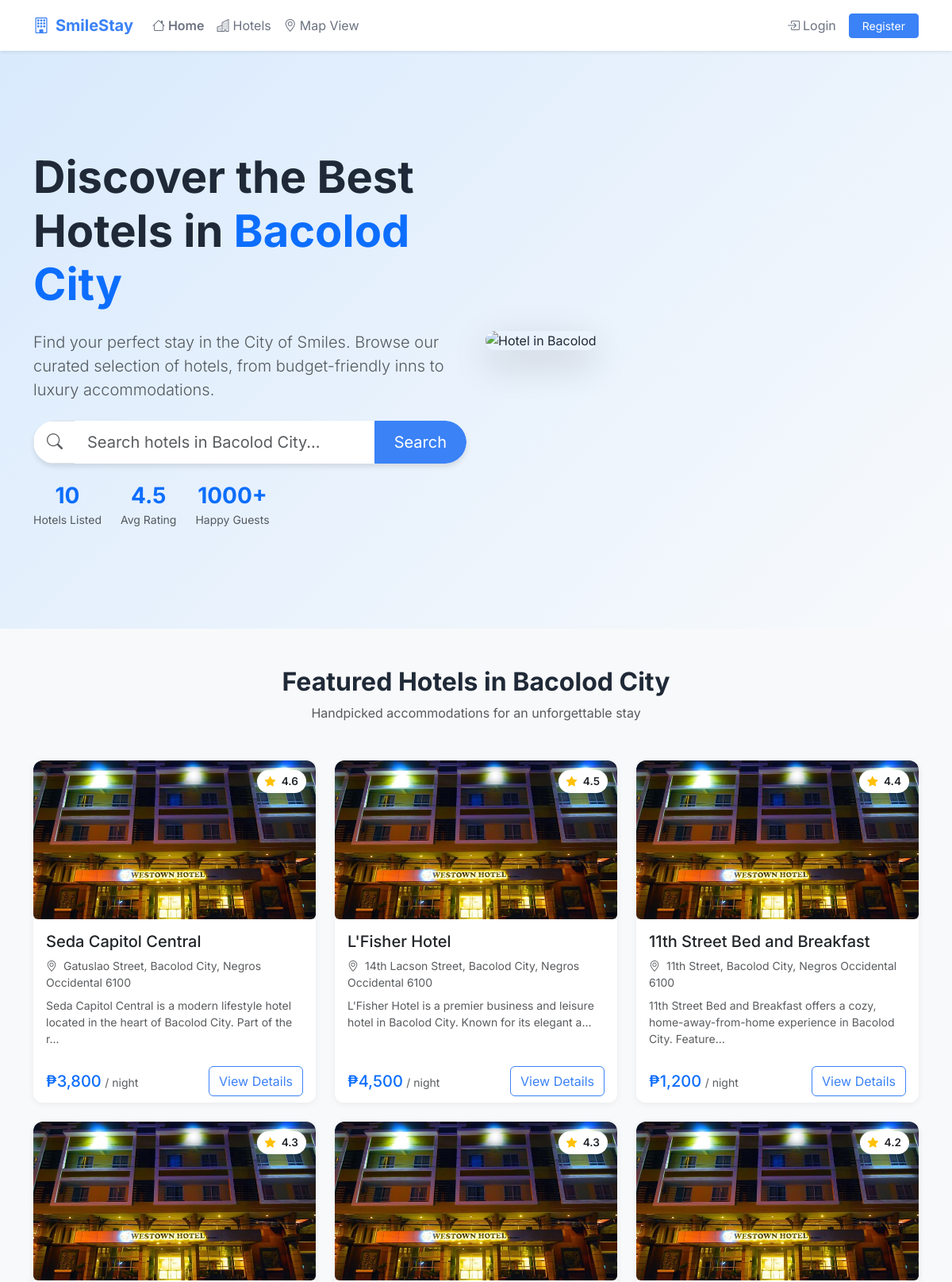
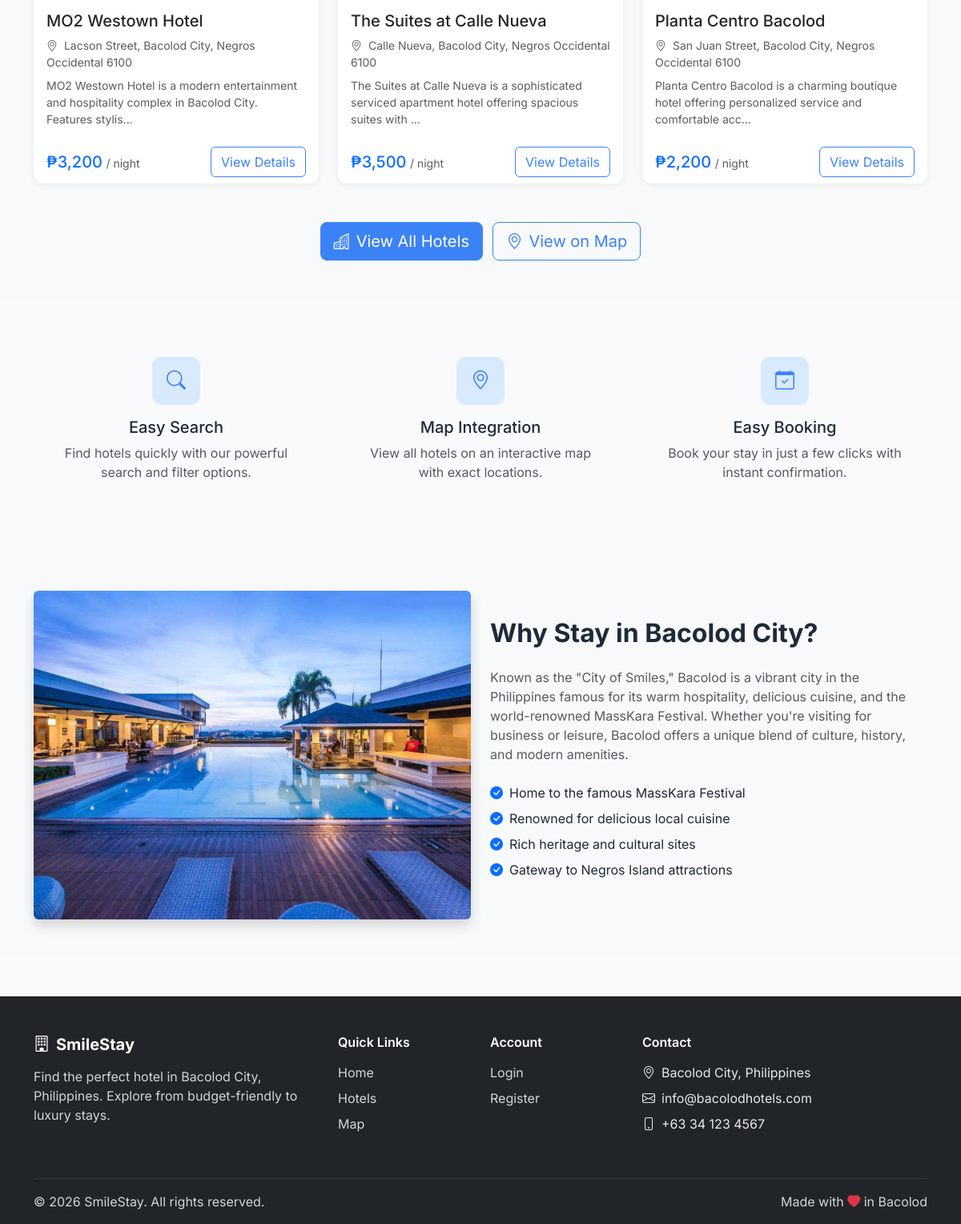
The page / on the database its author committed (2 pictures, top to bottom).
### tables this page shows
CREATE TABLE IF NOT EXISTS hotels (
id INT AUTO_INCREMENT PRIMARY KEY,
hotel_name VARCHAR(150) NOT NULL,
location VARCHAR(255) NOT NULL,
latitude DECIMAL(10, 8) NOT NULL,
longitude DECIMAL(11, 8) NOT NULL,
description TEXT,
price_per_night DECIMAL(10, 2) NOT NULL,
image VARCHAR(255) DEFAULT 'default_hotel.jpg',
amenities TEXT,
rating DECIMAL(2, 1) DEFAULT 0,
status ENUM('active', 'inactive') DEFAULT 'active',
created_at TIMESTAMP DEFAULT CURRENT_TIMESTAMP,
updated_at TIMESTAMP DEFAULT CURRENT_TIMESTAMP ON UPDATE
CURRENT_TIMESTAMP
);

### app/controllers/HotelController.php (called while the page is built, shortened)
<?php
class HotelController {
    private $hotelModel;
    public function __construct() {
        $this->hotelModel = new Hotel();
    }
    public function home() {
        $featuredHotels = $this->hotelModel->getFeatured(6);
        $totalHotels = $this->hotelModel->getCount();
        include APP_PATH . '/views/home.php';
    }
}

### public/index.php (called while the page is built, shortened)
<?php
require_once APP_PATH . '/models/User.php';
require_once APP_PATH . '/models/Hotel.php';
require_once BASE_PATH . '/routes/web.php';

### config/database.php (called while the page is built, shortened)
<?php
class Database {
private static $instance = null;
private $connection;
private function __construct() {
try {
$dsn = "mysql:host=" . DB_HOST . ";dbname=" . DB_NAME . ";charset=utf8mb4";
$options = [
PDO::ATTR_ERRMODE => PDO::ERRMODE_EXCEPTION,
PDO::ATTR_DEFAULT_FETCH_MODE => PDO::FETCH_ASSOC,
PDO::ATTR_EMULATE_PREPARES => false,
];
$this->connection = new PDO($dsn, DB_USER, DB_PASS, $options);
} catch (PDOException $e) {
die("Database Connection Failed: " . $e->getMessage());
}
}
public static function getInstance() {
if (self::$instance === null) {
self::$instance = new self();
}
return self::$instance;
}
public function getConnection() {
return $this->connection;
}
}

### app/models/Hotel.php (called while the page is built, shortened)
<?php
class Hotel {
    private $db;
    private $table = 'hotels';
    public function __construct() {
        $this->db = Database::getInstance()->getConnection();
    }
    private function getUploadedHotelImages(): array
    {
        static $files = null;
        if ($files !== null) {
            return $files;
        }
        $dir = PUBLIC_PATH . '/uploads/hotels/';
        $matched = glob($dir . '*.{jpg,jpeg,png,webp,gif}', GLOB_BRACE);
        $files = [];
        foreach ($matched ?: [] as $path) {
            $files[] = basename($path);
        }
        return $files;
    }
    private function normalizeKey(string $value): string
    {
        $value = strtolower($value);
        return preg_replace('/[^a-z0-9]+/', '', $value);
    }
    private function normalizeConsonants(string $value): string
    {
        $key = $this->normalizeKey($value);
        return preg_replace('/[aeiou]/', '', $key);
    }
    private function resolveImageFilename(?string $image, string $hotelName = ''): string
    {
        $fallback = 'westown.jpg';
        $value = trim((string) $image);
        $files = $this->getUploadedHotelImages();
        $value = str_replace('\\', '/', $value);
        $value = basename($value);
        $exact = $this->normalizeKey(pathinfo($value, PATHINFO_FILENAME));
        foreach ($files as $file) {
            $stem = pathinfo($file, PATHINFO_FILENAME);
        }
        $consonants = $this->normalizeConsonants(pathinfo($value, PATHINFO_FILENAME));
        foreach ($files as $file) {
            $stemConsonants = $this->normalizeConsonants(pathinfo($file, PATHINFO_FILENAME));
        }
        $best = null;
        $bestScore = PHP_INT_MAX;
        foreach ($files as $file) {
            $stem = $this->normalizeKey(pathinfo($file, PATHINFO_FILENAME));
            $score = levenshtein($exact, $stem);
            if ($score < $bestScore) {
                $bestScore = $score;
                $best = $file;
            }
        }
        if ($best !== null && $bestScore <= 3) {
            return $best;
        }
        if (in_array($fallback, $files, true)) {
            return $fallback;
        }
        return $files[0];
    }
    private function hydrateImageRow($row) {
        $row['image'] = $this->resolveImageFilename($row['image'] ?? '', (string) ($row['hotel_name'] ?? ''));
        return $row;
    }
    private function hydrateImageRows(array $rows): array
    {
        return $rows;
    }
    public function getFeatured($limit = 6) {
        $stmt = $this->db->prepare(
            "SELECT * FROM {$this->table}
             WHERE status = 'active'
             ORDER BY rating DESC
             LIMIT ?"
        );
        $stmt->execute([$limit]);
        return $this->hydrateImageRows($stmt->fetchAll());
    }
    public function getCount() {
        $stmt = $this->db->query("SELECT COUNT(*) FROM {$this->table} WHERE status = 'active'");
        return $stmt->fetchColumn();
    }
}

### app/views/home.php (the view, shortened to what this page needs)
<?php include APP_PATH . '/views/layouts/header.php'; ?>
<section class="hero-section">
    <div class="container">
        <div class="row align-items-center min-vh-75">
            <div class="col-lg-6">
                <h1 class="display-4 fw-bold mb-4">
                    Discover the Best Hotels in <span class="text-primary">Bacolod City</span>
                </h1>
                <p class="lead text-muted mb-4">
                    Find your perfect stay in the City of Smiles. Browse our curated selection of hotels, from budget-friendly inns to luxury accommodations.
                </p>
                <form action="<?= APP_URL ?>/hotels" method="GET" class="search-form">
                    <div class="input-group input-group-lg">
                        <span class="input-group-text bg-white border-end-0">
                            <i class="bi bi-search text-muted"></i>
                        </span>
                        <input type="text" name="search" class="form-control border-start-0"
                               placeholder="Search hotels in Bacolod City...">
                        <button type="submit" class="btn btn-primary px-4">Search</button>
                    </div>
                </form>
                <div class="mt-4 d-flex gap-4">
                    <div class="text-center">
                        <h3 class="fw-bold text-primary mb-0"><?= $totalHotels ?></h3>
                        <small class="text-muted">Hotels Listed</small>
                    </div>
                    <div class="text-center">
                        <h3 class="fw-bold text-primary mb-0">4.5</h3>
                        <small class="text-muted">Avg Rating</small>
                    </div>
                    <div class="text-center">
                        <h3 class="fw-bold text-primary mb-0">1000+</h3>
                        <small class="text-muted">Happy Guests</small>
                    </div>
                </div>
            </div>
            <div class="col-lg-6 d-none d-lg-block">
                <div class="hero-image">
                    <img src="https://images.unsplash.com/photo-1566073771259-6a8506099945?w=800"
                         alt="Hotel in Bacolod" class="img-fluid rounded-4 shadow-lg">
                </div>
            </div>
        </div>
    </div>
</section>
<section class="py-5 bg-light">
    <div class="container">
        <div class="text-center mb-5">
            <h2 class="fw-bold">Featured Hotels in Bacolod City</h2>
            <p class="text-muted">Handpicked accommodations for an unforgettable stay</p>
        </div>
        <div class="row g-4">
            <?php foreach ($featuredHotels as $hotel): ?>
                <div class="col-md-6 col-lg-4">
                    <div class="card hotel-card h-100">
                        <div class="hotel-card-img">
                           <img src="<?= APP_URL ?>/uploads/hotels/<?= $hotel['image'] ?? 'default.jpg' ?>"
     onerror="this.onerror=null;this.src='<?= APP_URL ?>/uploads/hotels/default.jpg';"
     class="card-img-top img-fluid rounded shadow"
     alt="<?= htmlspecialchars($hotel['hotel_name']) ?>">
                            <div class="hotel-rating">
                                <i class="bi bi-star-fill text-warning me-1"></i>
                                <?= number_format($hotel['rating'], 1) ?>
                            </div>
                        </div>
                        <div class="card-body">
                            <h5 class="card-title"><?= htmlspecialchars($hotel['hotel_name']) ?></h5>
                            <p class="text-muted small mb-2">
                                <i class="bi bi-geo-alt me-1"></i>
                                <?= htmlspecialchars($hotel['location']) ?>
                            </p>
                            <p class="card-text text-muted small">
                                <?= substr(htmlspecialchars($hotel['description']), 0, 100) ?>...
                            </p>
                        </div>
                        <div class="card-footer bg-white border-0">
                            <div class="d-flex justify-content-between align-items-center">
                                <div>
                                    <span class="h5 text-primary mb-0">₱<?= number_format($hotel['price_per_night'], 0) ?></span>
                                    <small class="text-muted">/ night</small>
                                </div>
                                <a href="<?= APP_URL ?>/hotel/<?= $hotel['id'] ?>" class="btn btn-outline-primary">
                                    View Details
                                </a>
                            </div>
                        </div>
                    </div>
                </div>
            <?php endforeach; ?>
        </div>
        <div class="text-center mt-5">
            <a href="<?= APP_URL ?>/hotels" class="btn btn-primary btn-lg">
                <i class="bi bi-buildings me-2"></i>View All Hotels
            </a>
            <a href="<?= APP_URL ?>/map" class="btn btn-outline-primary btn-lg ms-2">
                <i class="bi bi-geo-alt me-2"></i>View on Map
            </a>
        </div>
    </div>
</section>
<section class="py-5">
    <div class="container">
        <div class="row g-4">
            <div class="col-md-4">
                <div class="text-center p-4">
                    <div class="feature-icon mx-auto mb-3">
                        <i class="bi bi-search"></i>
                    </div>
                    <h5>Easy Search</h5>
                    <p class="text-muted">Find hotels quickly with our powerful search and filter options.</p>
                </div>
            </div>
            <div class="col-md-4">
                <div class="text-center p-4">
                    <div class="feature-icon mx-auto mb-3">
                        <i class="bi bi-geo-alt"></i>
                    </div>
                    <h5>Map Integration</h5>
                    <p class="text-muted">View all hotels on an interactive map with exact locations.</p>
                </div>
            </div>
            <div class="col-md-4">
                <div class="text-center p-4">
                    <div class="feature-icon mx-auto mb-3">
                        <i class="bi bi-calendar-check"></i>
                    </div>
                    <h5>Easy Booking</h5>
                    <p class="text-muted">Book your stay in just a few clicks with instant confirmation.</p>
                </div>
            </div>
        </div>
    </div>
</section>
<section class="py-5 bg-light">
    <div class="container">
        <div class="row align-items-center">
            <div class="col-lg-6 mb-4 mb-lg-0">
                <img src="<?= APP_URL ?>/uploads/hotels/hotell.jpg"
     onerror="this.onerror=null;this.src='<?= APP_URL ?>/uploads/hotels/default.jpg';"
     class="img-fluid rounded shadow">
            </div>
            <div class="col-lg-6">
                <h2 class="fw-bold mb-4">Why Stay in Bacolod City?</h2>
                <p class="text-muted mb-4">
                    Known as the "City of Smiles," Bacolod is a vibrant city in the Philippines famous for its warm hospitality,
                    delicious cuisine, and the world-renowned MassKara Festival. Whether you're visiting for business or leisure,
                    Bacolod offers a unique blend of culture, history, and modern amenities.
                </p>
                <ul class="list-unstyled">
                    <li class="mb-2"><i class="bi bi-check-circle-fill text-primary me-2"></i>Home to the famous MassKara Festival</li>
                    <li class="mb-2"><i class="bi bi-check-circle-fill text-primary me-2"></i>Renowned for delicious local cuisine</li>
                    <li class="mb-2"><i class="bi bi-check-circle-fill text-primary me-2"></i>Rich heritage and cultural sites</li>
                    <li class="mb-2"><i class="bi bi-check-circle-fill text-primary me-2"></i>Gateway to Negros Island attractions</li>
                </ul>
            </div>
        </div>
    </div>
</section>
<?php include APP_PATH . '/views/layouts/footer.php'; ?>

### public/css/style.css (style rules this page uses)
:root { --color-lightest: #F8FAFC; --color-light: #D9EAFD; --color-medium: #BCCCDC; --color-dark: #9AA6B2; --color-primary: #3B82F6; --color-primary-dark: #2563EB; --color-text: #1F2937; --color-text-muted: #6B7280; }
body { font-family: 'Inter', -apple-system, BlinkMacSystemFont, sans-serif; background-color: var(--color-lightest); color: var(--color-text); }
.hero-section { background: linear-gradient(135deg, var(--color-light) 0%, var(--color-lightest) 100%); padding: 4rem 0; }
.min-vh-75 { min-height: 75vh; }
.hero-image img { max-height: 500px; object-fit: cover; }
.search-form .input-group { border-radius: 50px; overflow: hidden; box-shadow: 0 4px 6px rgba(0, 0, 0, 0.1); }
.search-form .form-control { border: none; padding: 0.75rem 1rem; }
.search-form .btn { border-radius: 0 50px 50px 0; }
.hotel-card { border: none; border-radius: 16px; overflow: hidden; box-shadow: 0 2px 8px rgba(0, 0, 0, 0.08); transition: transform 0.2s, box-shadow 0.2s; }
.hotel-card-img { position: relative; height: 200px; overflow: hidden; }
.hotel-card-img img { width: 100%; height: 100%; object-fit: cover; }
.hotel-rating { position: absolute; top: 12px; right: 12px; background: white; padding: 4px 10px; border-radius: 20px; font-size: 0.85rem; font-weight: 600; }
.feature-icon { width: 60px; height: 60px; background: var(--color-light); border-radius: 12px; display: flex; align-items: center; justify-content: center; font-size: 1.5rem; color: var(--color-primary); }
.card { position: relative; z-index: 1; }
.card { border: none; border-radius: 12px; box-shadow: 0 2px 8px rgba(0, 0, 0, 0.06); }
.btn-primary { background-color: var(--color-primary); border-color: var(--color-primary); }
.btn-outline-primary { color: var(--color-primary); border-color: var(--color-primary); }

### rows shown on the page
hotels: rating "4.6", hotel_name "Seda Capitol Central", location "Gatuslao Street, Bacolod City, Negros Occidental 6100", description "Seda Capitol Central is a modern lifestyle hotel located in the heart of Bacolod City. Part of the r", price_per_night "3,800"
hotels: rating "4.5", hotel_name "L'Fisher Hotel", location "14th Lacson Street, Bacolod City, Negros Occidental 6100", description "L'Fisher Hotel is a premier business and leisure hotel in Bacolod City. Known for its elegant a", price_per_night "4,500"
hotels: rating "4.4", hotel_name "11th Street Bed and Breakfast", location "11th Street, Bacolod City, Negros Occidental 6100", description "11th Street Bed and Breakfast offers a cozy, home-away-from-home experience in Bacolod City. Feature", price_per_night "1,200"
hotels: rating "4.3", hotel_name "MO2 Westown Hotel", location "Lacson Street, Bacolod City, Negros Occidental 6100", description "MO2 Westown Hotel is a modern entertainment and hospitality complex in Bacolod City. Features stylis", price_per_night "3,200"
hotels: rating "4.3", hotel_name "The Suites at Calle Nueva", location "Calle Nueva, Bacolod City, Negros Occidental 6100", description "The Suites at Calle Nueva is a sophisticated serviced apartment hotel offering spacious suites with", price_per_night "3,500"
hotels: rating "4.2", hotel_name "Planta Centro Bacolod", location "San Juan Street, Bacolod City, Negros Occidental 6100", description "Planta Centro Bacolod is a charming boutique hotel offering personalized service and comfortable acc", price_per_night "2,200"

### other values the page prints
APP_NAME "SmileStay"
$totalHotels "10"
